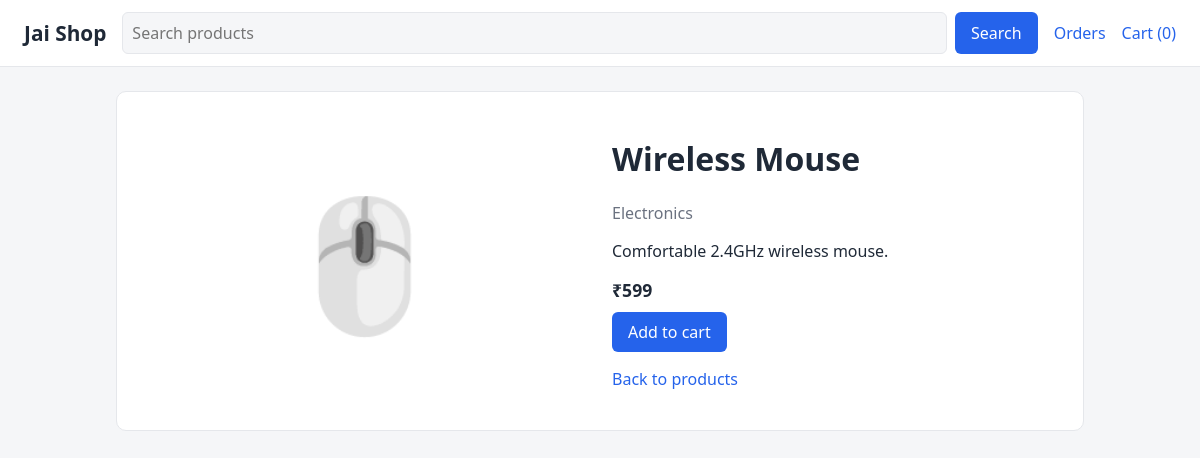
Page /product/1 on the committed database.
### tables this page shows
CREATE TABLE products (
            id INTEGER PRIMARY KEY AUTOINCREMENT,
            name TEXT NOT NULL,
            price REAL NOT NULL,
            category TEXT NOT NULL,
            emoji TEXT,
            description TEXT
        );

### app.py (the view)
@app.route("/product/<int:pid>")
def product_detail(pid):
    p = get_db().execute("SELECT * FROM products WHERE id = ?", (pid,)).fetchone()
    if not p:
        return redirect(url_for("index"))
    return render_template("product.html", p=p)

### app.py (called while the page is built)
def get_db():
    if "db" not in g:
        g.db = sqlite3.connect(DATABASE)
        g.db.row_factory = sqlite3.Row
    return g.db

@app.context_processor
def inject_cart_count():
    return {"cart_count": sum(session.get("cart", {}).values())}

### templates/product.html (shortened to what this page needs)
{% extends "base.html" %}
{% block content %}
<div class="detail">
  <div class="emoji big">{{ p.emoji }}</div>
  <div>
    <h1>{{ p.name }}</h1>
    <p class="muted">{{ p.category }}</p>
    <p>{{ p.description }}</p>
    <p class="price">₹{{ "{:,.0f}".format(p.price) }}</p>
    <form action="{{ url_for('add_to_cart', pid=p.id) }}" method="post">
      <button type="submit">Add to cart</button>
    </form>
    <p><a href="{{ url_for('index') }}">Back to products</a></p>
  </div>
</div>
{% endblock %}

### static/style.css (style rules this page uses)
:root { --bg: #f5f6f8; --surface: #fff; --text: #1f2937; --muted: #6b7280; --border: #e5e7eb; --primary: #2563eb; --danger: #b91c1c; }
* { box-sizing: border-box; }
body { margin: 0; font-family: system-ui, -apple-system, "Segoe UI", sans-serif; background: var(--bg); color: var(--text); }
a { color: var(--primary); text-decoration: none; }
.emoji { font-size: 3rem; display: block; }
.emoji.big { font-size: 8rem; }
.price { font-weight: 700; font-size: 1.1rem; margin: 6px 0 10px; }
.muted { color: var(--muted); }
.detail { display: grid; grid-template-columns: 1fr 1fr; gap: 24px; align-items: center; background: var(--surface); border: 1px solid var(--border); border-radius: 10px; padding: 24px; }
.detail .emoji { text-align: center; }
button, .btn { display: inline-block; padding: 9px 16px; border: 0; border-radius: 6px; background: var(--primary); color: #fff; font: inherit; cursor: pointer; }

### rows in the picture
products: emoji "🖱️", name "Wireless Mouse", category "Electronics", description "Comfortable 2.4GHz wireless mouse.", price "599"

### other values in the picture
{{ cart_count }} "0"
